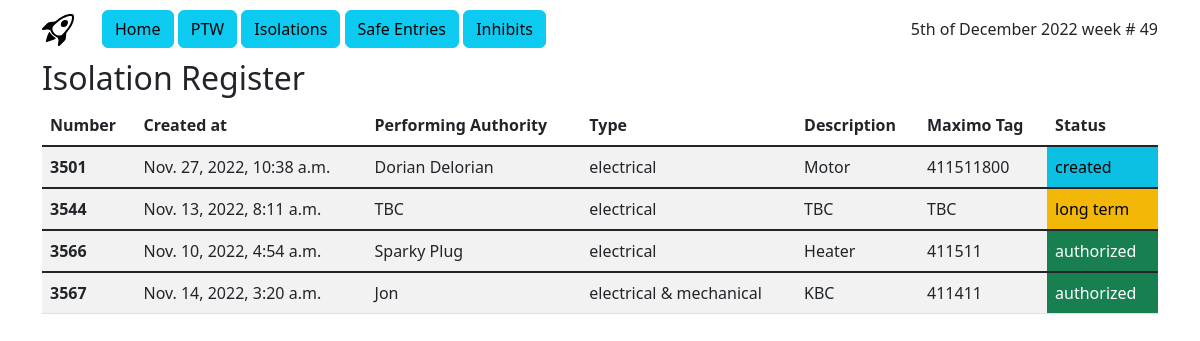
The app's page /ptw/isolation/ with its own data.
### ptw/models.py (models this page shows)
class Isolation(models.Model):
    id = models.IntegerField(primary_key=True)
    status = models.CharField(max_length=10, choices=[
        ('created', 'created'),
        ('authorized', 'authorized'),
        ('long term', 'long term'),
        ('closed', 'closed'),
        ('cancelled', 'cancelled')], default='created')
    created_at = models.DateTimeField(default=timezone.now)
    isolation_type = models.CharField(max_length=24, choices=[
        ('electrical', 'electrical'),
        ('mechanical', 'mechanical'),
        ('electrical & mechanical', 'electrical & mechanical')
    ], default='electrical')
    performing_authority = models.CharField(max_length=24, default='TBC')
    authorized_at = models.DateTimeField(default=timezone.now)
    closed_at = models.DateTimeField(default=timezone.now)
    equipment_description = models.CharField(max_length=24, default='TBC')
    equipment_maximo_tag = models.CharField(max_length=24, default='TBC')

### ptw/views.py (the view)
# urls.py: path('isolation/', views.IsolationActiveView.as_view(), name='active_index'),
class IsolationActiveView(generic.ListView):
    template_name = 'ptw/isolation_index.html'
    context_object_name = 'active_isolations'
    def get_queryset(self):
        return Isolation.objects.filter(
            Q(status__exact='authorized') | Q(status__exact='created') | Q(status__exact='long term')
        )

### ptw/templates/ptw/isolation_index.html
{% extends 'ptw/nav.html' %}
{% block content %}
<h2>Isolation Register</h2>
<div class="table-responsive">
<table class="table table-striped table-hover" data-toggle="table">
<thead>
      <tr>
          <th scope="col">Number</th>
          <th scope="col">Created at</th>
          <th scope="col">Performing Authority</th>
          <th scope="col">Type</th>
          <th scope="col">Description</th>
          <th scope="col">Maximo Tag</th>
          <th scope="col">Status</th>
      </tr>
</thead>
{% if active_isolations %}
            {% for isolation in active_isolations %}
                <tbody class="table-group-divider">
                    <tr>
                        <th scope="row">{{ isolation.id }}</th>
                        <td>{{ isolation.created_at }}</td>
                        <td>{{ isolation.performing_authority }}</td>
                        <td>{{ isolation.isolation_type }}</td>
                        <td>{{ isolation.equipment_description }}</td>
                        <td>{{ isolation.equipment_maximo_tag }}</td>
                        <td class="{% if isolation.status == "authorized" %}{{ 'text-bg-success' }}
                                    {% elif isolation.status == "created" %}{{ 'text-bg-info' }}
                                    {% else %}{{ 'text-bg-warning' }}
                                    {% endif %}">{{ isolation.status }}</td>
                    </tr>
                </tbody>
            {% endfor %}
{% else %}
    <p>No isolations are currently active.</p>
{% endif %}
</table>
</div>
{% endblock %}

### records on screen
Isolation: id "3501", created_at "Nov. 27, 2022, 10:38 a.m.", performing_authority "Dorian Delorian", isolation_type "electrical", equipment_description "Motor", equipment_maximo_tag "411511800", status "created"
Isolation: id "3544", created_at "Nov. 13, 2022, 8:11 a.m.", performing_authority "TBC", isolation_type "electrical", equipment_description "TBC", equipment_maximo_tag "TBC", status "long term"
Isolation: id "3566", created_at "Nov. 10, 2022, 4:54 a.m.", performing_authority "Sparky Plug", isolation_type "electrical", equipment_description "Heater", equipment_maximo_tag "411511", status "authorized"
Isolation: id "3567", created_at "Nov. 14, 2022, 3:20 a.m.", performing_authority "Jon", isolation_type "electrical & mechanical", equipment_description "KBC", equipment_maximo_tag "411411", status "authorized"
